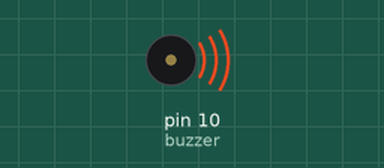
Recording of a sketch running on a simulated Arduino Uno, built with avr-gcc and run on an emulated ATmega328P. Parts: buzzer (waves = sounding).

Above: at 0.1 s.
Timing chart, 0 to 3.0 s (numbered marks = the images above):
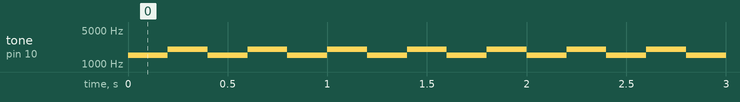

The sketch:

Aula6_buzzer.ino
```cpp
int buzzer=10;

void setup() {
  // put your setup code here, to run once:

  pinMode(buzzer,OUTPUT);

}

void loop() {
  // put your main code here, to run repeatedly:
//  digitalWrite(buzzer,HIGH);
//  delay(150);
//  digitalWrite(buzzer,LOW);
//  delay(2000);

//usando a funcao tone()


tone(buzzer,1500);
delay(200);
tone(buzzer,2000);
delay(200);
//noTone(buzzer);

}
```

Measured:
- by itself, tone on pin 10 (buzzer): alternates 2000 Hz for 0.20 s and 1500 Hz for 0.20 s
